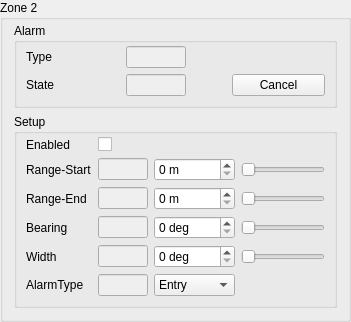
           <widget class="QGroupBox" name="groupGuard2Zone">
            <property name="title">
             <string>Zone 2</string>
            </property>
            <layout class="QVBoxLayout" name="layoutGuard2Zone">
             <property name="topMargin">
              <number>3</number>
             </property>
             <item>
              <widget class="QGroupBox" name="groupGuard2Alarm">
               <property name="sizePolicy">
                <sizepolicy hsizetype="Preferred" vsizetype="Minimum">
                 <horstretch>0</horstretch>
                 <verstretch>0</verstretch>
                </sizepolicy>
               </property>
               <property name="title">
                <string>Alarm</string>
               </property>
               <layout class="QGridLayout" name="layoutGuard2Alarm">
                <property name="topMargin">
                 <number>3</number>
                </property>
                <property name="verticalSpacing">
                 <number>6</number>
                </property>
                <item row="0" column="0">
                 <widget class="QLabel" name="labelGuard2Type">
                  <property name="text">
                   <string>Type</string>
                  </property>
                 </widget>
                </item>
                <item row="0" column="1">
                 <widget class="QLineEdit" name="editGuard2Type">
                  <property name="enabled">
                   <bool>false</bool>
                  </property>
                  <property name="sizePolicy">
                   <sizepolicy hsizetype="MinimumExpanding" vsizetype="Fixed">
                    <horstretch>0</horstretch>
                    <verstretch>0</verstretch>
                   </sizepolicy>
                  </property>
                  <property name="minimumSize">
                   <size>
                    <width>0</width>
                    <height>20</height>
                   </size>
                  </property>
                  <property name="maximumSize">
                   <size>
                    <width>60</width>
                    <height>16777215</height>
                   </size>
                  </property>
                  <property name="readOnly">
                   <bool>true</bool>
                  </property>
                 </widget>
                </item>
                <item row="1" column="0">
                 <widget class="QLabel" name="labelGuard2State">
                  <property name="text">
                   <string>State</string>
                  </property>
                 </widget>
                </item>
                <item row="1" column="1">
                 <widget class="QLineEdit" name="editGuard2State">
                  <property name="enabled">
                   <bool>false</bool>
                  </property>
                  <property name="sizePolicy">
                   <sizepolicy hsizetype="MinimumExpanding" vsizetype="Fixed">
                    <horstretch>0</horstretch>
                    <verstretch>0</verstretch>
                   </sizepolicy>
                  </property>
                  <property name="minimumSize">
                   <size>
                    <width>0</width>
                    <height>20</height>
                   </size>
                  </property>
                  <property name="maximumSize">
                   <size>
                    <width>60</width>
                    <height>16777215</height>
                   </size>
                  </property>
                  <property name="readOnly">
                   <bool>true</bool>
                  </property>
                 </widget>
                </item>
                <item row="1" column="3">
                 <widget class="QPushButton" name="pushGuard2Cancel">
                  <property name="text">
                   <string>Cancel</string>
                  </property>
                 </widget>
                </item>
                <item row="0" column="2">
                 <spacer name="horizontalSpacer_17">
                  <property name="orientation">
                   <enum>Qt::Horizontal</enum>
                  </property>
                  <property name="sizeType">
                   <enum>QSizePolicy::Fixed</enum>
                  </property>
                  <property name="sizeHint" stdset="0">
                   <size>
                    <width>40</width>
                    <height>20</height>
                   </size>
                  </property>
                 </spacer>
                </item>
               </layout>
              </widget>
             </item>
             <item>
              <widget class="QGroupBox" name="groupGuard2Setup">
               <property name="title">
                <string>Setup</string>
               </property>
               <layout class="QGridLayout" name="layoutGuard2Setup">
                <property name="topMargin">
                 <number>3</number>
                </property>
                <property name="verticalSpacing">
                 <number>6</number>
                </property>
                <item row="0" column="0">
                 <widget class="QLabel" name="labelGuard2Enabled">
                  <property name="text">
                   <string>Enabled</string>
                  </property>
                 </widget>
                </item>
                <item row="0" column="1">
                 <widget class="QCheckBox" name="checkGuard2Enabled"/>
                </item>
                <item row="1" column="0">
                 <widget class="QLabel" name="labelGuard2RangeStart">
                  <property name="text">
                   <string>Range-Start</string>
                  </property>
                 </widget>
                </item>
                <item row="1" column="1">
                 <widget class="QLineEdit" name="editGuard2RangeStart">
                  <property name="enabled">
                   <bool>false</bool>
                  </property>
                  <property name="sizePolicy">
                   <sizepolicy hsizetype="MinimumExpanding" vsizetype="Fixed">
                    <horstretch>0</horstretch>
                    <verstretch>0</verstretch>
                   </sizepolicy>
                  </property>
                  <property name="minimumSize">
                   <size>
                    <width>0</width>
                    <height>20</height>
                   </size>
                  </property>
                  <property name="maximumSize">
                   <size>
                    <width>50</width>
                    <height>16777215</height>
                   </size>
                  </property>
                  <property name="readOnly">
                   <bool>true</bool>
                  </property>
                 </widget>
                </item>
                <item row="2" column="0">
                 <widget class="QLabel" name="labelGuard2RangeEnd">
                  <property name="text">
                   <string>Range-End</string>
                  </property>
                 </widget>
                </item>
                <item row="2" column="1">
                 <widget class="QLineEdit" name="editGuard2RangeEnd">
                  <property name="enabled">
                   <bool>false</bool>
                  </property>
                  <property name="sizePolicy">
                   <sizepolicy hsizetype="MinimumExpanding" vsizetype="Fixed">
                    <horstretch>0</horstretch>
                    <verstretch>0</verstretch>
                   </sizepolicy>
                  </property>
                  <property name="minimumSize">
                   <size>
                    <width>0</width>
                    <height>20</height>
                   </size>
                  </property>
                  <property name="maximumSize">
                   <size>
                    <width>50</width>
                    <height>16777215</height>
                   </size>
                  </property>
                  <property name="readOnly">
                   <bool>true</bool>
                  </property>
                 </widget>
                </item>
                <item row="3" column="0">
                 <widget class="QLabel" name="labelGuard2Bearing">
                  <property name="text">
                   <string>Bearing</string>
                  </property>
                 </widget>
                </item>
                <item row="3" column="1">
                 <widget class="QLineEdit" name="editGuard2Bearing">
                  <property name="enabled">
                   <bool>false</bool>
                  </property>
                  <property name="sizePolicy">
                   <sizepolicy hsizetype="MinimumExpanding" vsizetype="Fixed">
                    <horstretch>0</horstretch>
                    <verstretch>0</verstretch>
                   </sizepolicy>
                  </property>
                  <property name="minimumSize">
                   <size>
                    <width>0</width>
                    <height>20</height>
                   </size>
                  </property>
                  <property name="maximumSize">
                   <size>
                    <width>50</width>
                    <height>16777215</height>
                   </size>
                  </property>
                  <property name="readOnly">
                   <bool>true</bool>
                  </property>
                 </widget>
                </item>
                <item row="5" column="0">
                 <widget class="QLabel" name="labelGuard2Width">
                  <property name="text">
                   <string>Width</string>
                  </property>
                 </widget>
                </item>
                <item row="5" column="1">
                 <widget class="QLineEdit" name="editGuard2Width">
                  <property name="enabled">
                   <bool>false</bool>
                  </property>
                  <property name="sizePolicy">
                   <sizepolicy hsizetype="MinimumExpanding" vsizetype="Fixed">
                    <horstretch>0</horstretch>
                    <verstretch>0</verstretch>
                   </sizepolicy>
                  </property>
                  <property name="minimumSize">
                   <size>
                    <width>0</width>
                    <height>20</height>
                   </size>
                  </property>
                  <property name="maximumSize">
                   <size>
                    <width>50</width>
                    <height>16777215</height>
                   </size>
                  </property>
                  <property name="readOnly">
                   <bool>true</bool>
                  </property>
                 </widget>
                </item>
                <item row="6" column="0">
                 <widget class="QLabel" name="labelGuard2AlarmType">
                  <property name="text">
                   <string>AlarmType</string>
                  </property>
                 </widget>
                </item>
                <item row="6" column="1">
                 <widget class="QLineEdit" name="editGuard2AlarmType">
                  <property name="enabled">
                   <bool>false</bool>
                  </property>
                  <property name="sizePolicy">
                   <sizepolicy hsizetype="MinimumExpanding" vsizetype="Fixed">
                    <horstretch>0</horstretch>
                    <verstretch>0</verstretch>
                   </sizepolicy>
                  </property>
                  <property name="minimumSize">
                   <size>
                    <width>0</width>
                    <height>20</height>
                   </size>
                  </property>
                  <property name="maximumSize">
                   <size>
                    <width>50</width>
                    <height>16777215</height>
                   </size>
                  </property>
                  <property name="readOnly">
                   <bool>true</bool>
                  </property>
                 </widget>
                </item>
                <item row="1" column="2">
                 <widget class="QSpinBox" name="spinGuard2RangeStart">
                  <property name="keyboardTracking">
                   <bool>false</bool>
                  </property>
                  <property name="suffix">
                   <string> m</string>
                  </property>
                  <property name="maximum">
                   <number>100000</number>
                  </property>
                 </widget>
                </item>
                <item row="2" column="2">
                 <widget class="QSpinBox" name="spinGuard2RangeEnd">
                  <property name="keyboardTracking">
                   <bool>false</bool>
                  </property>
                  <property name="suffix">
                   <string> m</string>
                  </property>
                  <property name="maximum">
                   <number>100000</number>
                  </property>
                 </widget>
                </item>
                <item row="6" column="2">
                 <widget class="QComboBox" name="comboGuard2AlarmType">
                  <item>
                   <property name="text">
                    <string>Entry</string>
                   </property>
                  </item>
                  <item>
                   <property name="text">
                    <string>Exit</string>
                   </property>
                  </item>
                  <item>
                   <property name="text">
                    <string>Both</string>
                   </property>
                  </item>
                 </widget>
                </item>
                <item row="1" column="3">
                 <widget class="QSlider" name="sliderGuard2RangeStart">
                  <property name="minimumSize">
                   <size>
                    <width>65</width>
                    <height>0</height>
                   </size>
                  </property>
                  <property name="maximum">
                   <number>100000</number>
                  </property>
                  <property name="orientation">
                   <enum>Qt::Horizontal</enum>
                  </property>
                 </widget>
                </item>
                <item row="2" column="3">
                 <widget class="QSlider" name="sliderGuard2RangeEnd">
                  <property name="maximum">
                   <number>100000</number>
                  </property>
                  <property name="orientation">
                   <enum>Qt::Horizontal</enum>
                  </property>
                 </widget>
                </item>
                <item row="3" column="3">
                 <widget class="QSlider" name="sliderGuard2Bearing">
                  <property name="maximum">
                   <number>360</number>
                  </property>
                  <property name="orientation">
                   <enum>Qt::Horizontal</enum>
                  </property>
                 </widget>
                </item>
                <item row="5" column="3">
                 <widget class="QSlider" name="sliderGuard2Width">
                  <property name="maximum">
                   <number>360</number>
                  </property>
                  <property name="orientation">
                   <enum>Qt::Horizontal</enum>
                  </property>
                 </widget>
                </item>
                <item row="3" column="2">
                 <widget class="QSpinBox" name="spinGuard2Bearing">
                  <property name="keyboardTracking">
                   <bool>false</bool>
                  </property>
                  <property name="suffix">
                   <string> deg</string>
                  </property>
                  <property name="maximum">
                   <number>360</number>
                  </property>
                 </widget>
                </item>
                <item row="5" column="2">
                 <widget class="QSpinBox" name="spinGuard2Width">
                  <property name="keyboardTracking">
                   <bool>false</bool>
                  </property>
                  <property name="suffix">
                   <string> deg</string>
                  </property>
                  <property name="maximum">
                   <number>360</number>
                  </property>
                 </widget>
                </item>
               </layout>
              </widget>
             </item>
            </layout>
           </widget>
